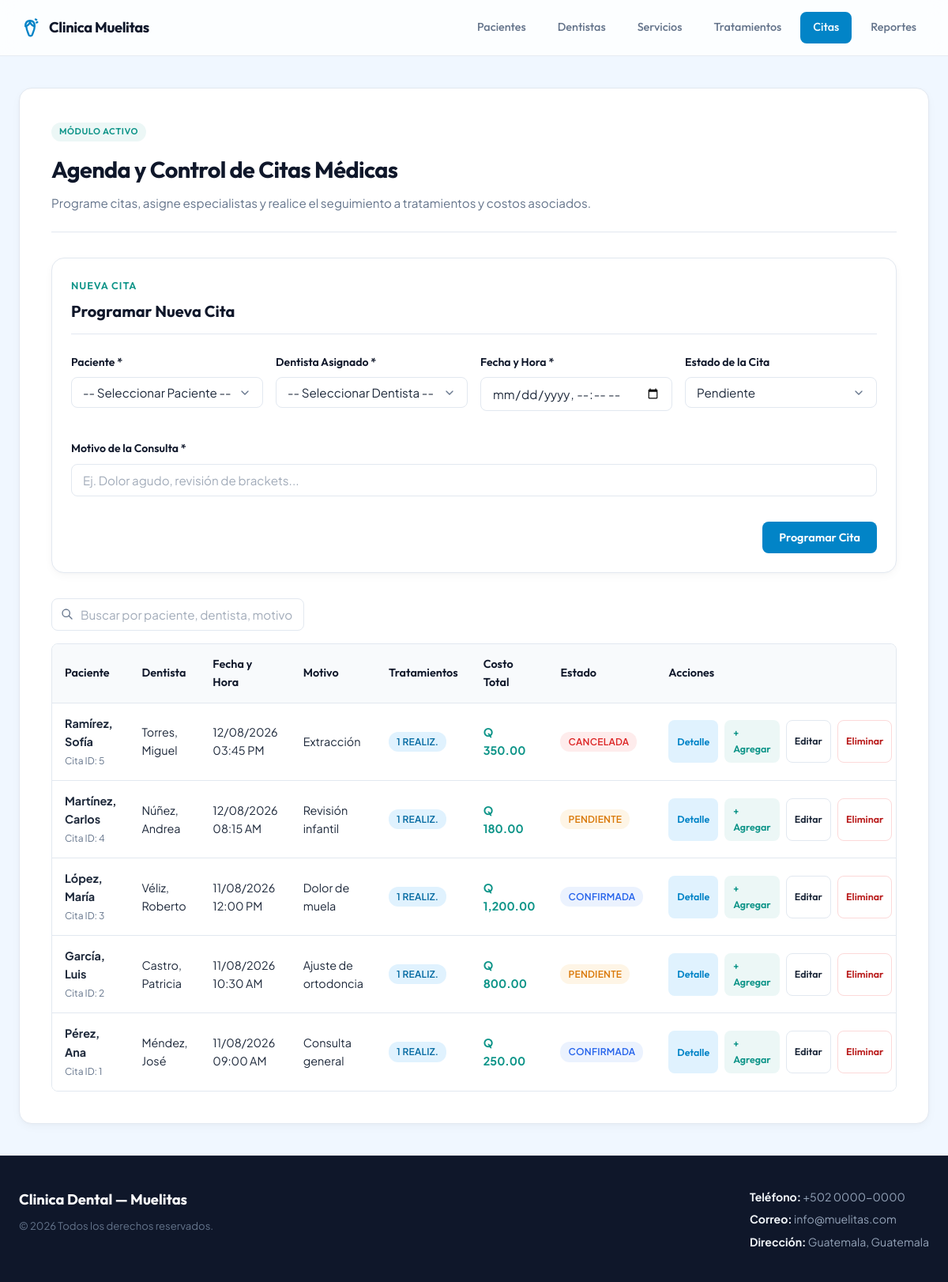
/citas.php, run on the app's committed database.
### tables this page shows
CREATE TABLE citas (
	id_cita INT AUTO_INCREMENT PRIMARY KEY,
	fecha_hora DATETIME NOT NULL DEFAULT CURRENT_TIMESTAMP,
	motivo VARCHAR(255) NOT NULL,
	estado ENUM('Pendiente', 'Confirmada', 'Cancelada', 'Atendida') NOT NULL DEFAULT 'Pendiente',
	id_paciente INT NOT NULL,
	id_dentista INT NOT NULL,
	CONSTRAINT fk_citas_pacientes
		FOREIGN KEY (id_paciente) REFERENCES pacientes (id_paciente)
		ON UPDATE CASCADE
		ON DELETE RESTRICT,
	CONSTRAINT fk_citas_dentistas
		FOREIGN KEY (id_dentista) REFERENCES dentistas (id_dentista)
		ON UPDATE CASCADE
		ON DELETE RESTRICT,
	INDEX idx_citas_id_paciente (id_paciente),
	INDEX idx_citas_id_dentista (id_dentista)
);

CREATE TABLE pacientes (
	id_paciente INT AUTO_INCREMENT PRIMARY KEY,
	nombre VARCHAR(100) NOT NULL,
	apellido VARCHAR(100) NOT NULL,
	telefono VARCHAR(20),
	correo VARCHAR(150),
	fecha_nacimiento DATE,
	direccion TEXT,
	activo TINYINT(1) NOT NULL DEFAULT 1
);

CREATE TABLE dentistas (
	id_dentista INT AUTO_INCREMENT PRIMARY KEY,
	nombre VARCHAR(100) NOT NULL,
	apellido VARCHAR(100) NOT NULL,
	especialidad ENUM('General', 'Ortodoncia', 'Endodoncia', 'Cirugia', 'Pediatria', 'Periodoncia', 'Protesis') NOT NULL,
	telefono VARCHAR(20),
	correo VARCHAR(150),
	activo TINYINT(1) NOT NULL DEFAULT 1
);

### citas.php (the view, shortened to what this page needs)
<?php
$projectName = 'Clinica Dental — Muelitas';
include 'header.php';
require_once 'conexion.php';
$editMode = false;
$cita_edit = [
    'id_cita' => '',
    'fecha_hora' => '',
    'motivo' => '',
    'estado' => 'Pendiente',
    'id_paciente' => '',
    'id_dentista' => ''
];
$search = isset($_GET['search']) ? trim($_GET['search']) : '';
try {
    if (!empty($search)) {
        $sql = "SELECT c.id_cita, c.fecha_hora, c.motivo, c.estado, c.id_paciente, c.id_dentista,
                       p.nombre AS paciente_nombre, p.apellido AS paciente_apellido,
                       d.nombre AS dentista_nombre, d.apellido AS dentista_apellido,
                       COALESCE(SUM(t.costo), 0.00) AS costo_total,
                       COUNT(t.id_tratamiento) AS total_tratamientos
                FROM citas c
                INNER JOIN pacientes p ON c.id_paciente = p.id_paciente
                INNER JOIN dentistas d ON c.id_dentista = d.id_dentista
                LEFT JOIN tratamientos t ON c.id_cita = t.id_cita
                LEFT JOIN catalogo_tratamientos ct ON t.id_catalogo_trabajo = ct.id_catalogo_tratamiento
                WHERE p.nombre LIKE :search OR p.apellido LIKE :search
                   OR d.nombre LIKE :search OR d.apellido LIKE :search
                   OR c.motivo LIKE :search OR ct.nombre_tratamiento LIKE :search
                GROUP BY c.id_cita, p.id_paciente, d.id_dentista
                ORDER BY c.fecha_hora DESC";
        $stmt = $pdo->prepare($sql);
        $stmt->execute([':search' => '%' . $search . '%']);
    } else {
        $sql = "SELECT c.id_cita, c.fecha_hora, c.motivo, c.estado, c.id_paciente, c.id_dentista,
                       p.nombre AS paciente_nombre, p.apellido AS paciente_apellido,
                       d.nombre AS dentista_nombre, d.apellido AS dentista_apellido,
                       COALESCE(SUM(t.costo), 0.00) AS costo_total,
                       COUNT(t.id_tratamiento) AS total_tratamientos
                FROM citas c
                INNER JOIN pacientes p ON c.id_paciente = p.id_paciente
                INNER JOIN dentistas d ON c.id_dentista = d.id_dentista
                LEFT JOIN tratamientos t ON c.id_cita = t.id_cita
                GROUP BY c.id_cita, p.id_paciente, d.id_dentista
                ORDER BY c.fecha_hora DESC";
        $stmt = $pdo->query($sql);
    }
    $citas = $stmt->fetchAll();
} catch (\PDOException $e) {
    $error_msg = "Error al listar las citas: " . $e->getMessage();
    $citas = [];
}
?>
<main class="site-main">
    <div class="module-container">
        <header class="module-header">
            <div class="module-badge">Módulo Activo</div>
            <h2 class="module-title">Agenda y Control de Citas Médicas</h2>
            <p class="module-subtitle">Programe citas, asigne especialistas y realice el seguimiento a tratamientos y costos asociados.</p>
        </header>
        <div class="pacientes-layout-vertical">
            <div class="patient-form-section">
                <div class="seccion-institucional" style="padding: 24px; gap: 16px;">
                    <div class="seccion-header" style="padding-bottom: 12px; margin-bottom: 8px;">
                        <span class="seccion-subtitle"><?php echo $editMode ? 'Editar Cita' : 'Nueva Cita'; ?></span>
                        <h4 style="margin: 0; color: var(--primary-dark); font-family: var(--font-title); font-size: 1.25rem;">
                            <?php echo $editMode ? 'Modificar Cita Programada' : 'Programar Nueva Cita'; ?>
                        </h4>
                    </div>
                    <form method="POST" action="<?php echo $editMode ? 'Citas/actualizar.php' : 'Citas/crear.php'; ?>">
                        <div class="patient-form-grid">
                            <div class="form-group">
                                <label for="id_paciente">Paciente *</label>
                                <select id="id_paciente" name="id_paciente" class="form-control" required>
                                    <option value="">-- Seleccionar Paciente --</option>
                                </select>
                            </div>
                            <div class="form-group">
                                <label for="id_dentista">Dentista Asignado *</label>
                                <select id="id_dentista" name="id_dentista" class="form-control" required>
                                    <option value="">-- Seleccionar Dentista --</option>
                                </select>
                            </div>
                            <div class="form-group">
                                <label for="fecha_hora">Fecha y Hora *</label>
                                <input type="datetime-local" id="fecha_hora" name="fecha_hora" class="form-control" required value="<?php echo htmlspecialchars($cita_edit['fecha_hora']); ?>">
                            </div>
                            <div class="form-group">
                                <label for="estado">Estado de la Cita</label>
                                <select id="estado" name="estado" class="form-control">
                                    <option value="Pendiente" <?php echo ($cita_edit['estado'] === 'Pendiente') ? 'selected' : ''; ?>>Pendiente</option>
                                </select>
                            </div>
                            <div class="form-group form-group-full">
                                <label for="motivo">Motivo de la Consulta *</label>
                                <input type="text" id="motivo" name="motivo" class="form-control" placeholder="Ej. Dolor agudo, revisión de brackets..." required value="<?php echo htmlspecialchars($cita_edit['motivo']); ?>">
                            </div>
                        </div>
                        <div class="patient-form-actions">
                            <button type="submit" class="btn btn-primary">
                                <?php echo $editMode ? 'Actualizar Cita' : 'Programar Cita'; ?>
                            </button>
                        </div>
                    </form>
                </div>
            </div>
            <div class="patients-list-section">
                <div class="table-actions">
                    <form method="GET" action="citas.php" class="search-box">
                        <input type="text" name="search" class="form-control" placeholder="Buscar por paciente, dentista, motivo..." value="<?php echo htmlspecialchars($search); ?>">
                    </form>
                </div>
                <div class="table-responsive">
                    <table class="custom-table">
                        <thead>
                            <tr>
                                <th>Paciente</th>
                                <th>Dentista</th>
                                <th>Fecha y Hora</th>
                                <th>Motivo</th>
                                <th>Tratamientos</th>
                                <th>Costo Total</th>
                                <th>Estado</th>
                                <th>Acciones</th>
                            </tr>
                        </thead>
                        <tbody>
                            <?php if (count($citas) > 0): ?>
                                <?php foreach ($citas as $cita): ?>
                                    <tr>
                                        <td>
                                            <strong><?php echo htmlspecialchars($cita['paciente_apellido'] . ', ' . $cita['paciente_nombre']); ?></strong>
                                            <br>
                                            <small style="color: var(--text-muted);">Cita ID: <?php echo $cita['id_cita']; ?></small>
                                        </td>
                                        <td>
                                            <?php echo htmlspecialchars($cita['dentista_apellido'] . ', ' . $cita['dentista_nombre']); ?>
                                        </td>
                                        <td>
                                            <?php
                                            $date = new DateTime($cita['fecha_hora']);
                                            echo $date->format('d/m/Y h:i A');
                                            ?>
                                        </td>
                                        <td>
                                            <?php echo htmlspecialchars($cita['motivo']); ?>
                                        </td>
                                        <td>
                                            <span class="badge" style="background-color: var(--primary-light); color: var(--primary-hover); font-weight: 600; cursor: pointer;" onclick="openDetailsModal(<?php echo $cita['id_cita']; ?>)" title="Ver listado de tratamientos">
                                                <?php echo $cita['total_tratamientos']; ?> realiz.
                                            </span>
                                        </td>
                                        <td>
                                            <strong style="color: var(--accent);">Q <?php echo number_format($cita['costo_total'], 2); ?></strong>
                                        </td>
                                        <td>
                                            <?php
                                            $badgeClass = '';
                                            switch($cita['estado']) {
                                                case 'Pendiente': $badgeClass = 'badge-pendiente'; break;
                                                case 'Confirmada': $badgeClass = 'badge-confirmada'; break;
                                                case 'Cancelada': $badgeClass = 'badge-cancelada'; break;
                                            }
                                            ?>
                                            <span class="badge <?php echo $badgeClass; ?>"><?php echo htmlspecialchars($cita['estado']); ?></span>
                                        </td>
                                        <td>
                                            <div class="actions-cell">
                                                <button class="btn btn-secondary btn-xs" onclick="openDetailsModal(<?php echo $cita['id_cita']; ?>)" title="Ver Ficha de Detalle" style="color: var(--primary); background-color: var(--primary-light);">
                                                    Detalle
                                                </button>
                                                <a href="tratamientos.php?id_cita=<?php echo $cita['id_cita']; ?>" class="btn btn-secondary btn-xs" style="color: var(--accent); background-color: rgba(13, 148, 136, 0.08);" title="Gestionar Tratamientos">
                                                    + Agregar
                                                </a>
                                                <a href="citas.php?edit=<?php echo $cita['id_cita']; ?>" class="btn btn-outline btn-xs" title="Editar Cita">
                                                    Editar
                                                </a>
                                                <a href="Citas/eliminar.php?id=<?php echo $cita['id_cita']; ?>" class="btn btn-outline btn-xs" style="color: #b91c1c; border-color: rgba(239, 68, 68, 0.2);" onclick="return confirm('¿Está seguro de que desea eliminar esta cita y todos sus tratamientos asociados?');" title="Eliminar Cita">
                                                    Eliminar
                                                </a>
                                            </div>
                                        </td>
                                    </tr>
                                <?php endforeach; ?>
                            <?php endif; ?>
                        </tbody>
                    </table>
                </div>
            </div>
        </div>
    </div>
</main>
<?php include 'footer.php'; ?>

### header.php (shortened to what this page needs)
<?php
if (!isset($phone)) {
    $phone       = '+502 0000-0000';
}
if (!isset($email)) {
    $email       = 'info@muelitas.com';
}
if (!isset($address)) {
    $address     = 'Guatemala, Guatemala';
}
if (!isset($year)) {
    $year        = date('Y');
}
?>
<!DOCTYPE html>
<html lang="es">
<head>
    <link rel="stylesheet" href="styles.css">
</head>
<body>
    <header class="site-header">
        <div class="site-header-inner">
            <a href="index.php" class="logo-link">
                <span class="logo-text">Clinica Muelitas</span>
            </a>
<?php
$currentPage = basename($_SERVER['PHP_SELF']);
?>
            <nav class="site-nav">
                <a href="pacientes.php" id="nav-pacientes" class="<?php echo ($currentPage === 'pacientes.php') ? 'active' : ''; ?>">Pacientes</a>
                <a href="dentistas.php" id="nav-dentistas" class="<?php echo ($currentPage === 'dentistas.php') ? 'active' : ''; ?>">Dentistas</a>
                <a href="servicios.php" id="nav-servicios" class="<?php echo ($currentPage === 'servicios.php') ? 'active' : ''; ?>">Servicios</a>
                <a href="tratamientos.php" id="nav-tratamientos" class="<?php echo ($currentPage === 'tratamientos.php') ? 'active' : ''; ?>">Tratamientos</a>
                <a href="citas.php" id="nav-citas" class="<?php echo ($currentPage === 'citas.php') ? 'active' : ''; ?>">Citas</a>
                <a href="reportes.php" id="nav-reportes" class="<?php echo ($currentPage === 'reportes.php') ? 'active' : ''; ?>">Reportes</a>
            </nav>
        </div>
    </header>

### footer.php
    <footer class="site-footer">
        <div class="site-footer-inner">
            <div class="footer-brand">
                <p class="footer-project-name"><strong><?php echo htmlspecialchars($projectName, ENT_QUOTES, 'UTF-8'); ?></strong></p>
                <p class="footer-copyright">&copy; <?php echo htmlspecialchars($year, ENT_QUOTES, 'UTF-8'); ?> Todos los derechos reservados.</p>
            </div>
            <div class="footer-contact">
                <p><strong>Teléfono:</strong> <?php echo htmlspecialchars($phone, ENT_QUOTES, 'UTF-8'); ?></p>
                <p><strong>Correo:</strong> <?php echo htmlspecialchars($email, ENT_QUOTES, 'UTF-8'); ?></p>
                <p><strong>Dirección:</strong> <?php echo htmlspecialchars($address, ENT_QUOTES, 'UTF-8'); ?></p>
            </div>
        </div>
    </footer>
</body>
</html>

### data on the page
citas: id_paciente.nombre "Ramírez, Sofía", id_cita "5", id_dentista.nombre "Torres, Miguel", fecha_hora "12/08/2026 03:45 PM", motivo "Extracción", total_tratamientos "1", costo_total "350.00", estado "CANCELADA"
citas: id_paciente.nombre "Martínez, Carlos", id_cita "4", id_dentista.nombre "Núñez, Andrea", fecha_hora "12/08/2026 08:15 AM", motivo "Revisión infantil", total_tratamientos "1", costo_total "180.00", estado "PENDIENTE"
citas: id_paciente.nombre "López, María", id_cita "3", id_dentista.nombre "Véliz, Roberto", fecha_hora "11/08/2026 12:00 PM", motivo "Dolor de muela", total_tratamientos "1", costo_total "1,200.00", estado "CONFIRMADA"
citas: id_paciente.nombre "García, Luis", id_cita "2", id_dentista.nombre "Castro, Patricia", fecha_hora "11/08/2026 10:30 AM", motivo "Ajuste de ortodoncia", total_tratamientos "1", costo_total "800.00", estado "PENDIENTE"
citas: id_paciente.nombre "Pérez, Ana", id_cita "1", id_dentista.nombre "Méndez, José", fecha_hora "11/08/2026 09:00 AM", motivo "Consulta general", total_tratamientos "1", costo_total "250.00", estado "CONFIRMADA"

### other printed values
$projectName "Clinica Dental — Muelitas"
$phone "+502 0000-0000"
$email "info@muelitas.com"
$address "Guatemala, Guatemala"
